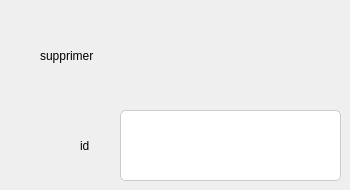
      <widget class="QWidget" name="tab_5">
       <attribute name="title">
        <string>suppression</string>
       </attribute>
       <widget class="QLabel" name="label_36">
        <property name="geometry">
         <rect>
          <x>40</x>
          <y>30</y>
          <width>241</width>
          <height>51</height>
         </rect>
        </property>
        <property name="styleSheet">
         <string notr="true">font: 75 26pt &quot;MS Shell Dlg 2&quot;;</string>
        </property>
        <property name="text">
         <string>supprimer</string>
        </property>
       </widget>
       <widget class="QLabel" name="label_37">
        <property name="geometry">
         <rect>
          <x>80</x>
          <y>130</y>
          <width>21</width>
          <height>31</height>
         </rect>
        </property>
        <property name="styleSheet">
         <string notr="true">font: 9pt &quot;MS Shell Dlg 2&quot;;
</string>
        </property>
        <property name="text">
         <string>id</string>
        </property>
       </widget>
       <widget class="QLineEdit" name="supp_lineEdit">
        <property name="geometry">
         <rect>
          <x>120</x>
          <y>110</y>
          <width>221</width>
          <height>71</height>
         </rect>
        </property>
        <property name="styleSheet">
         <string notr="true">QLineEdit {
    padding: 8px;
    border: 1px solid #ccc;
    border-radius: 5px;
    font-size: 14px;
    color: black;
}

QLineEdit:focus {
    border-color: #007bff;
    border-width: 2px;
}</string>
        </property>
       </widget>
      </widget>
